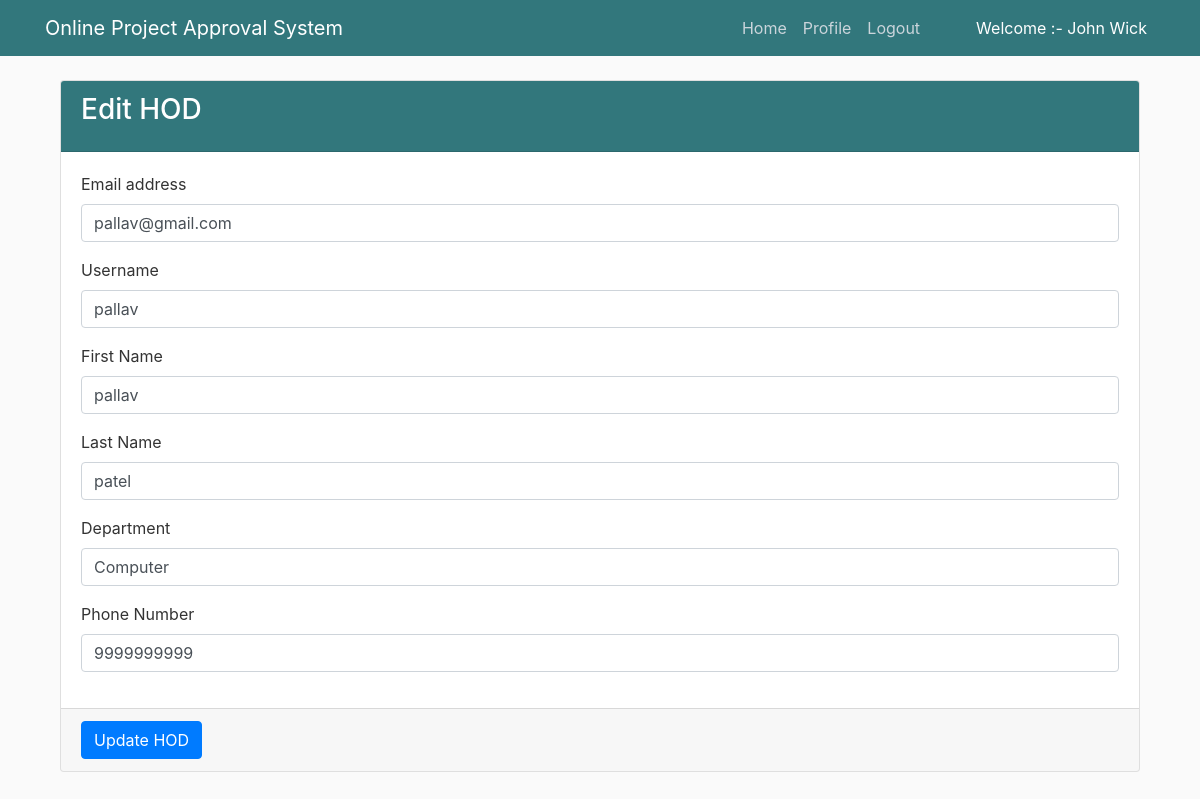
The app's page /edit_hod/2/ (signed in) with its own data.
### project/models.py (models this page shows, shortened)
class CustomUser(AbstractUser):
    user_type_data = ((1, 'Admin'), (2, 'HOD'), (3, 'Guide'), (4, 'Student'))
    user_type = models.CharField(default = 1, choices = user_type_data, max_length = 10)

class HOD(models.Model):
    id = models.AutoField(primary_key = True)
    admin = models.OneToOneField(CustomUser, on_delete= models.CASCADE)
    phone_number = models.CharField(max_length=15)
    department = models.CharField(max_length=20)
    objects = models.Manager()

### project/adminViews.py (the view)
# urls.py: path('edit_hod/<hod_id>/', adminViews.edit_hod, name="edit_hod"),
def edit_hod(request, hod_id):
    hod = HOD.objects.get(admin=hod_id)
    context = {
        "hod": hod,
        "id": hod_id
    }
    return render(request, "project/admin_templates/edit_hod.html", context)

### project/LoginCheckMiddleWare.py (called while the page is built, shortened)
    def process_view(self, request, view_func, view_args, view_kwargs):
        modulename = view_func.__module__
        user = request.user
        if user.is_authenticated:
            if user.user_type == "1":
                if modulename == "project.adminViews":
                    pass
                elif modulename == "project.views" or modulename == "django.views.static":
                    pass
                else:
                    return redirect("admin_home")
            else:
                return redirect("doLogin")

### project/templates/project/admin_templates/edit_hod.html (shortened to what this page needs)
{% extends 'project/admin_templates/manage_base.html' %}
{% block content %}
{% load static %}
<section class="content">
        <div class="container-fluid">
            <div class="row">
                <div class="col-md-12">
                    <div class="card card-primary">
                    <div class="card-header">
                        <h3 class="card-title">Edit HOD</h3>
                    </div>
                    <form role="form" method="POST" action="{% url 'edit_hod_save' %}">
                        <div class="card-body">
                            <div class="form-group">
                                <label>Email address</label>
                                <input type="email" class="form-control" name="email" value="{{ hod.admin.email }}">
                            </div>
                            <div class="form-group">
                                <label>Username</label>
                                <input type="text" class="form-control" name="username" value="{{ hod.admin.username }}">
                            </div>
                            <div class="form-group">
                                <label>First Name</label>
                                <input type="text" class="form-control" name="first_name" value="{{ hod.admin.first_name }}">
                            </div>
                            <div class="form-group">
                                <label>Last Name</label>
                                <input type="text" class="form-control" name="last_name" value="{{ hod.admin.last_name }}">
                            </div>
                            <div class="form-group">
                                <label>Department</label>
                                <input type="text" class="form-control" name="department" value="{{ hod.department }}">
                            </div>
                            <div class="form-group">
                                <label>Phone Number</label>
                                <input type="text" class="form-control" name="phone_number" value="{{ hod.phone_number }}">
                            </div>
                        </div>
                        <div class="card-footer">
                        <button type="submit" class="btn btn-primary">Update HOD</button>
                        </div>
                    </form>
                    </div>
                </div>
            </div>
        </div>
      </section>
  {% endblock content %}

### project/templates/project/admin_templates/manage_base.html (shortened to what this page needs)
{% load static %}
<!DOCTYPE html>
<html lang="en" dir="ltr">
  <head>
    <link rel="stylesheet" href="https://stackpath.bootstrapcdn.com/bootstrap/4.3.1/css/bootstrap.min.css">
    <link rel="stylesheet" href="{% static "fontawesome-free/css/all.min.css" %}">
  <link rel="stylesheet" href="{% static 'project/main.css' %}">
  </head>
  <body>
    <header class="site-header">
      <nav class="navbar navbar-expand-md navbar-dark bg-steel fixed-top">
        <div class="container">
          <a href="/" class="navbar-brand mr-4" >Online Project Approval System</a>
          <div class="collapse navbar-collapse" id="navbarToggle">
            <div class="navbar-nav">
              {% if user.is_authenticated %}
                <a href="{% url 'admin_home' %}" class="nav-item nav-link">Home</a>
                <a href="{% url 'admin_profile' %}" class="nav-item nav-link">Profile</a>
                <a href="{% url 'logout_user' %}" class="nav-item nav-link">Logout</a>
                <a class="nav-item nav-link pl-5" style="color:white;"> Welcome :- {{ user.first_name }} {{ user.last_name }}</a>
              {% else %}
                <a href="{% url 'project-home' %}" class="nav-item nav-link">Home</a>
                <a href="{% url 'doLogin' %}" class="nav-item nav-link">Login</a>
                <a href="{% url 'project-about' %}" class="nav-item nav-link">About</a>
              {% endif %}
            </div>
          </div>
        </div>
      </nav>
    </header>
   <main role="main" class="container">
      <div class="row">
        <div class="col-md-12">
          {% block content %}
          {% endblock %}
        </div>
      </div>
    </main>
  </body>
</html>

### static/project/main.css (style rules this page uses)
body { background: #fafafa; color: #333333; margin-top: 5rem; }
h1, h2, h3, h4, h5, h6 { color: #444444; }
.bg-steel { background-color: #32777c; }
.site-header .navbar-nav .nav-link { color: #cbd5db; }

### project/templates/project/admin_templates/manage_base.html (style rules this page uses)
.card-header { background-color : #32777c; }
h3 { color:white; }

### records on screen
CustomUser: first_name "John", last_name "Wick"
HOD: email "pallav@gmail.com", username "pallav", first_name "pallav", last_name "patel", department "Computer", phone_number "9999999999"
